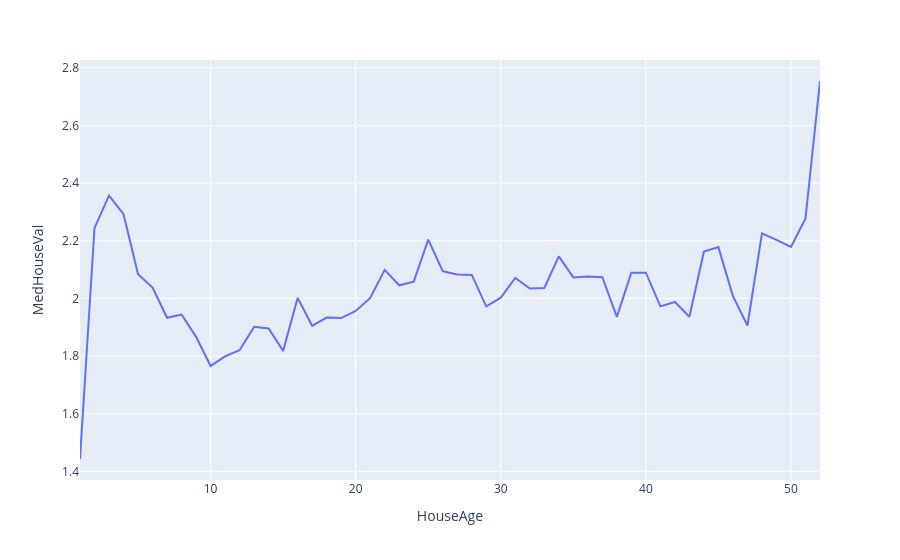

Here is the notebook cell this chart was saved with:
### Markdown cell above
## Giá nhà theo tuổi nhà

### Code cell
age_avg = (
    df.groupby("HouseAge")["MedHouseVal"]
      .mean()
      .reset_index()
)

px.line(
    age_avg,
    x="HouseAge",
    y="MedHouseVal"
)

### Figure 1 — Plotly figure (JSON) as saved in the notebook; plotly's stock layout.template omitted (floating-point values rounded to 4 significant figures)
{"data": [{"hovertemplate": "HouseAge=%{x}<br>MedHouseVal=%{y}<extra></extra>", "legendgroup": "", "line": {"color": "#636efa", "dash": "solid"}, "marker": {"symbol": "circle"}, "mode": "lines", "name": "", "orientation": "v", "showlegend": false, "type": "scatter", "x": [1.0, 2.0, 3.0, 4.0, 5.0, 6.0, 7.0, 8.0, 9.0, 10.0, 11.0, 12.0, 13.0, 14.0, 15.0, 16.0, 17.0, 18.0, 19.0, 20.0, 21.0, 22.0, 23.0, 24.0, 25.0, 26.0, 27.0, 28.0, 29.0, 30.0, 31.0, 32.0, 33.0, 34.0, 35.0, 36.0, 37.0, 38.0, 39.0, 40.0, 41.0, 42.0, 43.0, 44.0, 45.0, 46.0, 47.0, 48.0, 49.0, 50.0, 51.0, 52.0], "xaxis": "x", "y": [1.443, 2.245, 2.356, 2.292, 2.084, 2.038, 1.933, 1.944, 1.867, 1.766, 1.799, 1.82, 1.902, 1.896, 1.818, 2.002, 1.905, 1.934, 1.932, 1.957, 2.002, 2.099, 2.046, 2.058, 2.204, 2.095, 2.083, 2.082, 1.972, 2.003, 2.071, 2.034, 2.036, 2.146, 2.073, 2.076, 2.074, 1.936, 2.089, 2.089, 1.973, 1.988, 1.936, 2.162, 2.178, 2.008, 1.906, 2.226, 2.203, 2.179, 2.277, 2.754], "yaxis": "y"}], "layout": {"legend": {"tracegroupgap": 0}, "margin": {"t": 60}, "xaxis": {"anchor": "y", "domain": [0, 1], "title": {"text": "HouseAge"}}, "yaxis": {"anchor": "x", "domain": [0, 1], "title": {"text": "MedHouseVal"}}}}
